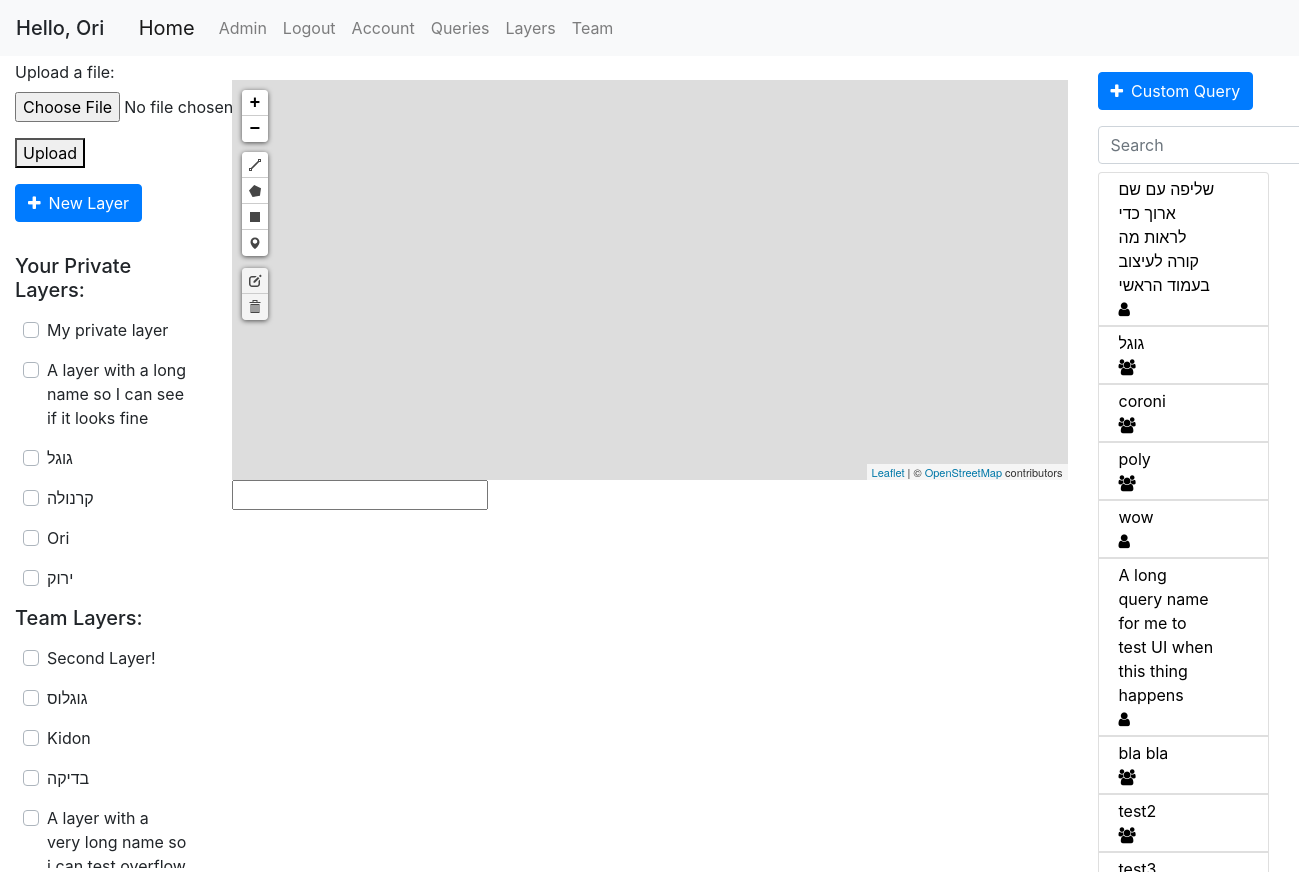
The app's page /home (signed in) with its own data.
### geoportal/models.py (models this page shows, shortened)
class User(db.Model, UserMixin):
    id = db.Column(db.Integer, primary_key=True)
    username = db.Column(db.String(20), unique=True, nullable=False)
    email = db.Column(db.String(120), unique=True, nullable=False)
    first_name = db.Column(db.String(20), nullable=False, default='')
    last_name = db.Column(db.String(20), nullable=False, default='')
    password = db.Column(db.String(60), nullable=False)
    team_id = db.Column(db.Integer, db.ForeignKey('team.id'))
    roles = db.relationship('Role', secondary='user_roles')
    layers = db.relationship('Layer', backref='user', lazy=True)
    queries = db.relationship('Query', backref='user', lazy=True)
    preferences = db.relationship('UserPreferences', backref='user', lazy=True)
    def has_role(self, role_name):
        for role in self.roles:
            if role.name == role_name:
                return True
        return False

class Layer(db.Model):
    id = db.Column(db.Integer, primary_key=True)
    name = db.Column(db.String(100), nullable=False)
    user_id = db.Column(db.Integer, db.ForeignKey('user.id'), nullable=False)
    default_color = db.Column(db.String(20), default='blue')
    only_user = db.Column(db.Boolean, default=True)
    only_team = db.Column(db.Boolean, default=False)
    public = db.Column(db.Boolean, default=False)
    points = db.relationship('Point', backref='layer', lazy=True)
    polygons = db.relationship('Polygon', backref='layer', lazy=True)

class Query(db.Model):
    id = db.Column(db.Integer, primary_key=True)
    user_id = db.Column(db.Integer, db.ForeignKey('user.id'), nullable=False, default=0)
    query_name = db.Column(db.String(120))
    db_name = db.Column(db.String(20))
    date_uploaded = db.Column(db.DateTime, nullable=False, default=datetime.datetime.now)
    last_update_time = db.Column(db.DateTime, nullable=False, default=datetime.datetime.now)
    query_text = db.Column(db.Text, nullable=False, default='')
    only_user = db.Column(db.Boolean, default=False)
    only_team = db.Column(db.Boolean, default=False)
    public = db.Column(db.Boolean, default=True)
    parameters = db.relationship('QueryTextParameters', backref='query', lazy=True)
    polygon_parameters = db.relationship('QueryPolygonParameters', backref='query', lazy=True)

### geoportal/main/views.py (the view)
@main.route('/')
@main.route('/home')
def home():
    return render_template('home.html', queries=get_allowed_queries(), layers=get_allowed_layers(), favorite_layers=get_favorite_layers(), preferences=current_user.preferences[0])

### geoportal/mapping/utils.py (called while the page is built)
def marked_layers_first(layers):
    return sorted(layers, key=lambda layer: UserMarkedLayer.query.filter(and_(UserMarkedLayer.layer_id == layer.id, UserMarkedLayer.user_id == current_user.id)).first() is not None, reverse=True)

def get_allowed_layers():
    if current_user.is_authenticated:
        layers = Layer.query.all()
        authorized_layers = []
        for layer in layers:
            if (layer.only_team and User.query.get(layer.user_id).team_id == current_user.team_id) or layer.user_id == current_user.id:
                authorized_layers.append(layer)
        layers = authorized_layers
        layers = marked_layers_first(layers)
    else:
        layers = []
    return layers

def get_favorite_layers():
    if current_user.is_authenticated:
        marked_layers = db.session.query(UserMarkedLayer.layer_id).filter_by(user_id=current_user.id).all()
        return [layer[0] for layer in marked_layers]
    return []

### geoportal/models.py (called while the page is built)
@login_manager.user_loader
def load_user(user_id):
    return User.query.get(int(user_id))

### geoportal/queries/utils.py (called while the page is built)
def marked_queries_first(queries):
    return sorted(queries, key=lambda query: UserMarkedQuery.query.filter(and_(UserMarkedQuery.query_id == query.id, UserMarkedQuery.user_id == current_user.id)).first() is not None, reverse=True)

def get_allowed_queries():
    if current_user.is_authenticated:
        queries = Query.query.order_by(Query.only_user.desc(), Query.public).all()
        authorized_queries = []
        for query in queries:
            if query.public or (query.only_team and User.query.get(query.user_id).team_id == current_user.team_id) or query.user_id == current_user.id:
                authorized_queries.append(query)
        queries = authorized_queries
        queries = marked_queries_first(queries)
    else:
        queries = Query.query.filter_by(public=True).all()
    return queries

### geoportal/templates/home.html (shortened to what this page needs)
{% extends "base.html" %}
{% block left_sidebar %}
{% if current_user.is_authenticated %}
<form id="geofile-upload">
    <div class="form-group">
        <label for="geofile" class="mt-1">Upload a file:</label>
        <input type="file" id="geofile" name="geofile" accept=".csv, .xlsx">
    </div>
    <button type="submit">Upload</button>
</form>
<button type="button" class="btn btn-primary mb-3 mt-3" data-toggle="modal" data-target="#add-layer">
  <span class="fa fa-plus mr-2"></span>New Layer
</button>
{% endif %}
{% if current_user.is_authenticated %}
<div class="col overflow-medium pl-0">
    <div class="col pl-0" id="private-layers">
        <h5 class="disply-5 mt-3">Your Private Layers:</h5>
        {% for layer in layers %}
            {% if layer.only_user %}
            <div class="row ml-2 mt-3 custom-control custom-checkbox justify-content-between" id="layer-{{ layer.id }}" data-color="{{ layer.default_color }}">
                <label class="custom-control-label" for="checkbox-{{ layer.id }}">{{ layer.name }}</label>
            </div>
            {% endif %}
        {% endfor %}
    </div>
    <div class="col pl-0" id="team-layers">
        <h5 class="disply-5 mt-3">Team Layers:</h5>
        {% for layer in layers %}
            {% if layer.only_team %}
            <div class="row ml-2 mt-3 custom-control custom-checkbox" id="layer-{{ layer.id }}" data-color="{{ layer.default_color }}">
                <label class="custom-control-label" for="checkbox-{{ layer.id }}">{{ layer.name }}</label>
            </div>
            {% endif %}
        {% endfor %}
    </div>
</div>
{% endif %}
{% endblock left_sidebar %}
{% block content %}
<div id="myMap" class="mt-4"></div>
<input type="text" id="current-point">
{% endblock content %}
{% block right_sidebar %}
<button type="button" class="btn btn-primary mt-3" data-toggle="modal" data-target="#run-query">
  <span class="fa fa-plus mr-2"></span>Custom Query
</button>
<br>
<form class="form-inline my-2 my-lg-0">
    <input class="form-control mr-sm-2 mt-3 mb-2" type="search" placeholder="Search" aria-label="Search" id="queries_search" onkeyup="filterQueries()">
</form>
<div class="col-sm-12 pl-0 overflow-big">
    <div class="list-group">
    {% for query in queries %}
        <button name="query-selector" class="list-group-item pb-1 pt-1" id="{{ query.id }}" style="text-align: justify;">
            <div class="row justify-content-between pr-2">
                <div class="col-sm-10" style="text-align: left">
                    {{ query.query_name }}
                </div>
                <div class="col-sm-1">
                    {% if query.only_user %}
                        <span class="fa fa-user"></span>
                    {% elif query.only_team %}
                        <span class="fa fa-users"></span>
                    {% else %}
                        <span class="fa fa-globe"></span>
                    {% endif %}
                </div>
            </div>
        </button>
    {% endfor %}
    </div>
</div>
{% endblock right_sidebar %}

### geoportal/templates/base.html (shortened to what this page needs)
<!DOCTYPE html>
<html lang="en">
<head>
    <link rel="stylesheet" href="/static/css/bootstrap/bootstrap.min.css"/>
    <link rel="stylesheet" href="/static/css/style.css"/>
    <link rel="stylesheet" href="/static/css/leaflet/leaflet.css"/>
    <link rel="stylesheet" href="/static/css/leaflet/leaflet.draw.css"/>
    <link rel="stylesheet" href="/static/css/jquery/jquery.dataTables.min.css">
    <link rel="stylesheet" href="https://cdnjs.cloudflare.com/ajax/libs/font-awesome/4.7.0/css/font-awesome.min.css">
    <link rel="stylesheet" href="/static/css/utils/pretty-checkbox.min.css">
    <link rel="stylesheet" href="/static/css/leaflet/leaflet.contextmenu.css">
</head>
<body>
    <header class="site-header">
        <nav class="navbar navbar-expand-lg navbar-fixed-top navbar-light bg-light">
            {% if current_user.is_authenticated %}
            <h5 class="mt-2">Hello, {{ current_user.first_name }}</h5>
            {% endif %}
            <div class="container">
                <a class="navbar-brand" href="{{ url_for('main.home') }}">Home</a>
                <div class="collapse navbar-collapse" id="navbarSupportedContent">
                    <ul class="navbar-nav mr-auto">
                        {% if current_user.is_authenticated %}
                            {% if current_user.has_role('Admin') %}
                                <li class="nav-item"><a class="nav-link" href="/admin">Admin</a></li>
                            {% endif %}
                            <li class="nav-item"><a class="nav-link" href="{{ url_for('users.logout') }}">Logout</a></li>
                            <li class="nav-item"><a class="nav-link" href="{{ url_for('users.account') }}">Account</a></li>
                            <li class="nav-item"><a class="nav-link" href="{{ url_for('queries.get_queries') }}">Queries</a></li>
                            <li class="nav-item"><a class="nav-link" href="{{ url_for('mapping.get_layers') }}">Layers</a></li>
                            {% if current_user.team_id %}
                                <li class="nav-item"><a class="nav-link" href="{{ url_for('users.team') }}">Team</a></li>
                            {% else %}
                                <li class="nav-item"><a class="nav-link" href="{{ url_for('users.new_team') }}">Create Team</a></li>
                            {% endif %}
                        {% else %}
                            <li class="nav-item"><a class="nav-link" href="{{ url_for('users.login') }}">Login</a></li>
                            <li class="nav-item"><a class="nav-link" href="{{ url_for('users.register') }}">Register</a></li>
                        {% endif %}
                    </ul>
                </div>
            </div>
        </nav>
    </header>
    <div class="container-fluid" id="content">
        <div class="row">
            <div class="col-md-3 col-lg-2 sidebar">
                {% block left_sidebar %}{% endblock %}
            </div>
            <div class="col-md-6 col-lg-8 main">
                {% block content %}{% endblock %}
            </div>
            <div class="col-md-3 col-lg-2 sidebar" id="right-sidebar">
                {% block right_sidebar %}{% endblock %}
            </div>
        </div>
    </div>
</body>
</html>

### geoportal/static/css/style.css (style rules this page uses)
#myMap { height: 400px; }
.overflow-big { height: 700px; overflow: auto; }
.overflow-medium { height: 630px; overflow: auto; }

### geoportal/static/css/leaflet/leaflet.css (style rules this page uses)
.leaflet-container { overflow: hidden; }
.leaflet-container.leaflet-touch-drag { -ms-touch-action: pinch-zoom; touch-action: none; touch-action: pinch-zoom; }
.leaflet-container { -webkit-tap-highlight-color: transparent; }
.leaflet-grab { cursor: -webkit-grab; cursor: -moz-grab; cursor: grab; }
.leaflet-container { background: #ddd; outline: 0; }
.leaflet-container { font: 12px/1.5 "Helvetica Neue", Arial, Helvetica, sans-serif; }

### records on screen
User: first_name "Ori"
Layer: name "My private layer"
Layer: name "A layer with a long name so I can see if it looks fine"
Layer: name "גוגל"
Layer: name "קרנולה"
Layer: name "Ori"
Layer: name "ירוק"
Layer: name "Second Layer!"
Layer: name "גוגלוס"
Layer: name "Kidon"
Layer: name "בדיקה"
Layer: name "A layer with a very long name so…"
Query: query_name "שליפה עם שם ארוך כדי לראות מה קורה לעיצוב בעמוד הראשי", only_user True (drawn)
Query: query_name "גוגל", only_user False (drawn)
Query: query_name "coroni", only_user False (drawn)
Query: query_name "poly", only_user False (drawn)
Query: query_name "wow", only_user True (drawn)
Query: query_name "A long query name for me to test UI when this thing happens", only_user True (drawn)
Query: query_name "bla bla", only_user False (drawn)
Query: query_name "test2", only_user False (drawn)
